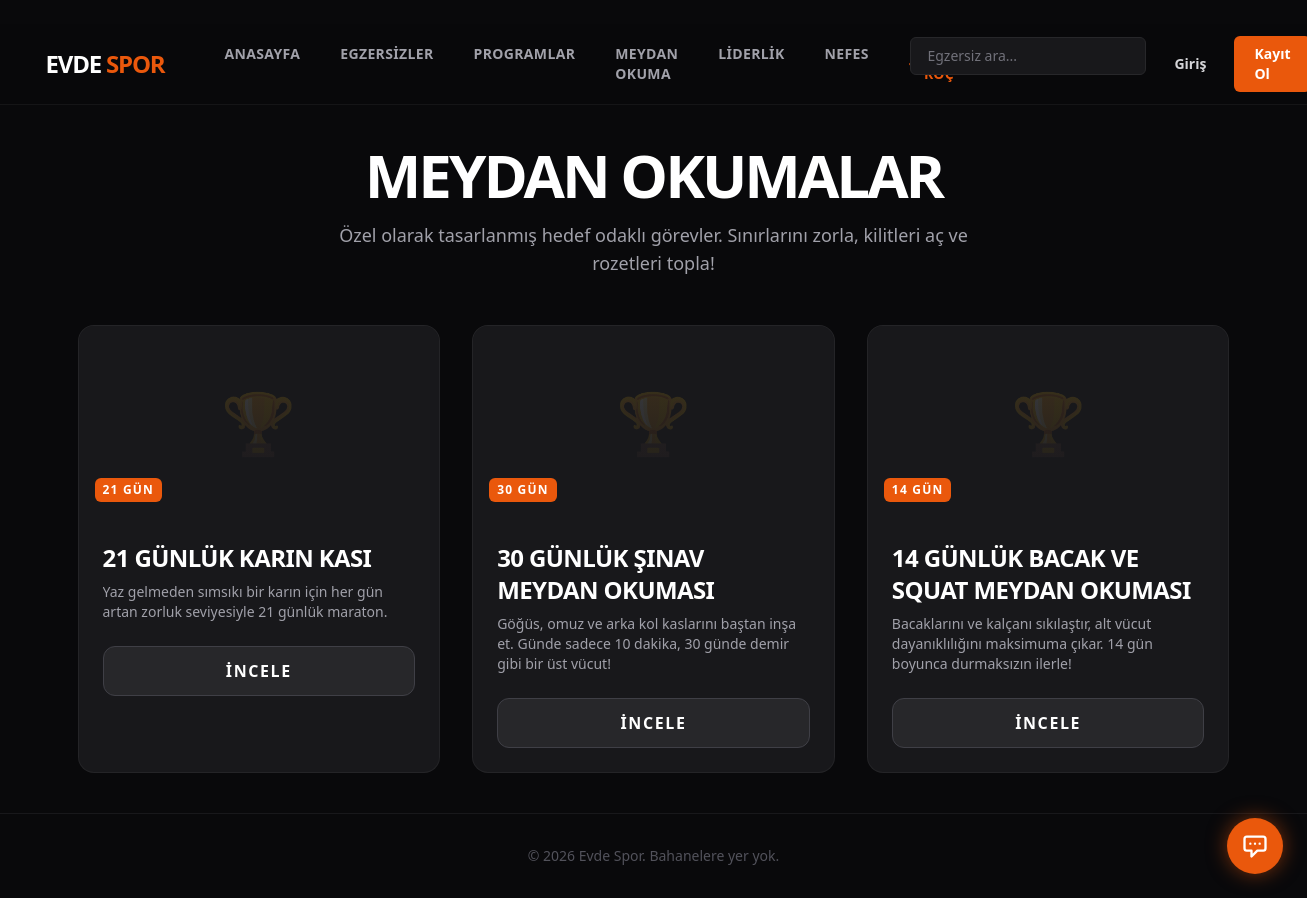
/challenges, run on the app's committed database.
### models.py (models this page shows)
class Challenge(db.Model):
    id = db.Column(db.Integer, primary_key=True)
    title = db.Column(db.String(100), nullable=False)
    slug = db.Column(db.String(100), unique=True, nullable=False)
    description = db.Column(db.Text, nullable=True)
    duration_days = db.Column(db.Integer, nullable=False)

### app.py (the view)
    @app.route('/challenges')
    def challenges():
        all_challenges = Challenge.query.all()
        user_challenges = []
        if current_user.is_authenticated:
            user_challenges = [uc.challenge_id for uc in current_user.challenges]
        return render_template('challenges.html', challenges=all_challenges, user_challenges=user_challenges)

### templates/challenges.html (shortened to what this page needs)
﻿{% extends 'base.html' %}
{% block content %}
<div class="max-w-6xl mx-auto relative z-10">
    <div class="text-center mb-12">
        <h1 class="text-4xl md:text-6xl font-black text-white uppercase tracking-tighter mb-4">Meydan Okumalar</h1>
        <p class="text-zinc-400 text-lg max-w-2xl mx-auto font-medium">Özel olarak tasarlanmış hedef odaklı görevler. Sınırlarını zorla, kilitleri aç ve rozetleri topla!</p>
    </div>
    <div class="grid grid-cols-1 md:grid-cols-2 lg:grid-cols-3 gap-8">
        {% for challenge in challenges %}
        <div class="athletic-card bg-cardbg border border-zinc-800 rounded-2xl overflow-hidden group hover:border-accent/50 transition-all duration-300">
            <div class="h-48 bg-zinc-900 relative overflow-hidden flex items-center justify-center">
                <div class="absolute inset-0 bg-gradient-to-t from-zinc-900 to-transparent z-10"></div>
                <div class="text-6xl z-0 opacity-20">🏆</div>
                <div class="absolute bottom-4 left-4 z-20 flex gap-2">
                    <span class="bg-accent text-white text-xs font-black px-2 py-1 rounded-md uppercase tracking-widest">{{ challenge.duration_days }} Gün</span>
                </div>
            </div>
            <div class="p-6">
                <h3 class="text-2xl font-black text-white mb-2 uppercase tracking-tight group-hover:text-accent transition-colors">{{ challenge.title }}</h3>
                <p class="text-zinc-400 text-sm mb-6 line-clamp-3">{{ challenge.description }}</p>
                <a href="/challenges/{{ challenge.slug }}" class="block w-full text-center bg-zinc-800 hover:bg-zinc-700 text-white font-bold py-3 rounded-xl uppercase tracking-widest transition-colors border border-zinc-700">
                    İncele
                </a>
            </div>
        </div>
        {% endfor %}
    </div>
</div>
{% endblock %}

### templates/base.html (style rules this page uses)
body { background-color: #09090b; color: #fafafa; }
.athletic-card { background-color: #18181b; border: 1px solid rgba(255, 255, 255, 0.05); transition: all 0.3s ease; }

### data on the page
Challenge: duration_days "21", title "21 GÜNLÜK KARIN KASI", description "Yaz gelmeden sımsıkı bir karın için her gün artan zorluk seviyesiyle 21 günlük maraton."
Challenge: duration_days "30", title "30 GÜNLÜK ŞINAV MEYDAN OKUMASI", description "Göğüs, omuz ve arka kol kaslarını baştan inşa et. Günde sadece 10 dakika, 30 günde demir gibi bir üst vücut!"
Challenge: duration_days "14", title "14 GÜNLÜK BACAK VE SQUAT MEYDAN OKUMASI", description "Bacaklarını ve kalçanı sıkılaştır, alt vücut dayanıklılığını maksimuma çıkar. 14 gün boyunca durmaksızın ilerle!"
